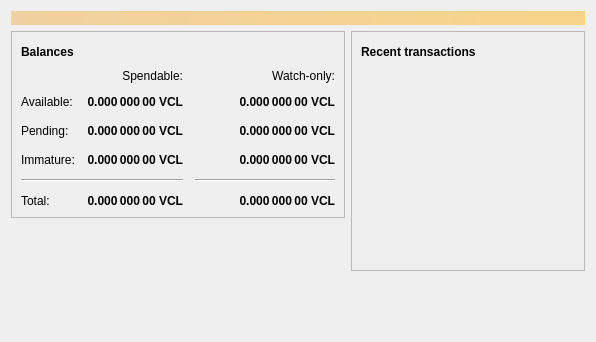
<?xml version="1.0" encoding="UTF-8"?>
<ui version="4.0">
 <class>OverviewPage</class>
 <widget class="QWidget" name="OverviewPage">
  <property name="geometry">
   <rect>
    <x>0</x>
    <y>0</y>
    <width>596</width>
    <height>342</height>
   </rect>
  </property>
  <property name="windowTitle">
   <string>Form</string>
  </property>
  <layout class="QVBoxLayout" name="topLayout">
   <item>
    <widget class="QLabel" name="labelAlerts">
     <property name="visible">
      <bool>false</bool>
     </property>
     <property name="styleSheet">
      <string notr="true">QLabel { background-color: qlineargradient(x1: 0, y1: 0, x2: 1, y2: 0, stop:0 #F0D0A0, stop:1 #F8D488); color:#000000; }</string>
     </property>
     <property name="wordWrap">
      <bool>true</bool>
     </property>
     <property name="margin">
      <number>3</number>
     </property>
     <property name="textInteractionFlags">
      <set>Qt::TextSelectableByMouse</set>
     </property>
    </widget>
   </item>
   <item>
    <layout class="QHBoxLayout" name="horizontalLayout" stretch="1,1">
     <item>
      <layout class="QVBoxLayout" name="verticalLayout_2">
       <item>
        <widget class="QFrame" name="frame">
         <property name="frameShape">
          <enum>QFrame::StyledPanel</enum>
         </property>
         <property name="frameShadow">
          <enum>QFrame::Raised</enum>
         </property>
         <layout class="QVBoxLayout" name="verticalLayout_4">
          <item>
           <layout class="QHBoxLayout" name="horizontalLayout_4">
            <item>
             <widget class="QLabel" name="label_5">
              <property name="font">
               <font>
                <weight>75</weight>
                <bold>true</bold>
               </font>
              </property>
              <property name="text">
               <string>Balances</string>
              </property>
             </widget>
            </item>
            <item>
             <widget class="QPushButton" name="labelWalletStatus">
              <property name="enabled">
               <bool>true</bool>
              </property>
              <property name="maximumSize">
               <size>
                <width>30</width>
                <height>16777215</height>
               </size>
              </property>
              <property name="toolTip">
               <string>The displayed information may be out of date. Your wallet automatically synchronizes with the Syscoin network after a connection is established, but this process has not completed yet.</string>
              </property>
              <property name="text">
               <string/>
              </property>
              <property name="icon">
               <iconset resource="../syscoin.qrc">
                <normaloff>:/icons/warning</normaloff>
                <disabledoff>:/icons/warning</disabledoff>:/icons/warning</iconset>
              </property>
              <property name="iconSize">
               <size>
                <width>24</width>
                <height>24</height>
               </size>
              </property>
              <property name="flat">
               <bool>true</bool>
              </property>
             </widget>
            </item>
            <item>
             <spacer name="horizontalSpacer_3">
              <property name="orientation">
               <enum>Qt::Horizontal</enum>
              </property>
              <property name="sizeHint" stdset="0">
               <size>
                <width>40</width>
                <height>20</height>
               </size>
              </property>
             </spacer>
            </item>
           </layout>
          </item>
          <item>
           <layout class="QGridLayout" name="gridLayout">
            <property name="spacing">
             <number>12</number>
            </property>
            <item row="2" column="2">
             <widget class="QLabel" name="labelWatchPending">
              <property name="font">
               <font>
                <weight>75</weight>
                <bold>true</bold>
               </font>
              </property>
              <property name="cursor">
               <cursorShape>IBeamCursor</cursorShape>
              </property>
              <property name="toolTip">
               <string>Unconfirmed transactions to watch-only addresses</string>
              </property>
              <property name="text">
               <string notr="true">0.000 000 00 VCL</string>
              </property>
              <property name="alignment">
               <set>Qt::AlignRight|Qt::AlignTrailing|Qt::AlignVCenter</set>
              </property>
              <property name="textInteractionFlags">
               <set>Qt::LinksAccessibleByMouse|Qt::TextSelectableByKeyboard|Qt::TextSelectableByMouse</set>
              </property>
             </widget>
            </item>
            <item row="2" column="1">
             <widget class="QLabel" name="labelUnconfirmed">
              <property name="font">
               <font>
                <weight>75</weight>
                <bold>true</bold>
               </font>
              </property>
              <property name="cursor">
               <cursorShape>IBeamCursor</cursorShape>
              </property>
              <property name="toolTip">
               <string>Total of transactions that have yet to be confirmed, and do not yet count toward the spendable balance</string>
              </property>
              <property name="text">
               <string notr="true">0.000 000 00 VCL</string>
              </property>
              <property name="alignment">
               <set>Qt::AlignRight|Qt::AlignTrailing|Qt::AlignVCenter</set>
              </property>
              <property name="textInteractionFlags">
               <set>Qt::LinksAccessibleByMouse|Qt::TextSelectableByKeyboard|Qt::TextSelectableByMouse</set>
              </property>
             </widget>
            </item>
            <item row="3" column="2">
             <widget class="QLabel" name="labelWatchImmature">
              <property name="font">
               <font>
                <weight>75</weight>
                <bold>true</bold>
               </font>
              </property>
              <property name="cursor">
               <cursorShape>IBeamCursor</cursorShape>
              </property>
              <property name="toolTip">
               <string>Mined balance in watch-only addresses that has not yet matured</string>
              </property>
              <property name="text">
               <string notr="true">0.000 000 00 VCL</string>
              </property>
              <property name="alignment">
               <set>Qt::AlignRight|Qt::AlignTrailing|Qt::AlignVCenter</set>
              </property>
              <property name="textInteractionFlags">
               <set>Qt::LinksAccessibleByMouse|Qt::TextSelectableByKeyboard|Qt::TextSelectableByMouse</set>
              </property>
             </widget>
            </item>
            <item row="4" column="0" colspan="2">
             <widget class="Line" name="line">
              <property name="orientation">
               <enum>Qt::Horizontal</enum>
              </property>
             </widget>
            </item>
            <item row="4" column="2">
             <widget class="Line" name="lineWatchBalance">
              <property name="sizePolicy">
               <sizepolicy hsizetype="Preferred" vsizetype="Fixed">
                <horstretch>0</horstretch>
                <verstretch>0</verstretch>
               </sizepolicy>
              </property>
              <property name="minimumSize">
               <size>
                <width>140</width>
                <height>0</height>
               </size>
              </property>
              <property name="orientation">
               <enum>Qt::Horizontal</enum>
              </property>
             </widget>
            </item>
            <item row="5" column="0">
             <widget class="QLabel" name="labelTotalText">
              <property name="text">
               <string>Total:</string>
              </property>
             </widget>
            </item>
            <item row="3" column="1">
             <widget class="QLabel" name="labelImmature">
              <property name="font">
               <font>
                <weight>75</weight>
                <bold>true</bold>
               </font>
              </property>
              <property name="cursor">
               <cursorShape>IBeamCursor</cursorShape>
              </property>
              <property name="toolTip">
               <string>Mined balance that has not yet matured</string>
              </property>
              <property name="text">
               <string notr="true">0.000 000 00 VCL</string>
              </property>
              <property name="alignment">
               <set>Qt::AlignRight|Qt::AlignTrailing|Qt::AlignVCenter</set>
              </property>
              <property name="textInteractionFlags">
               <set>Qt::LinksAccessibleByMouse|Qt::TextSelectableByKeyboard|Qt::TextSelectableByMouse</set>
              </property>
             </widget>
            </item>
            <item row="2" column="3">
             <spacer name="horizontalSpacer_2">
              <property name="orientation">
               <enum>Qt::Horizontal</enum>
              </property>
              <property name="sizeHint" stdset="0">
               <size>
                <width>40</width>
                <height>20</height>
               </size>
              </property>
             </spacer>
            </item>
            <item row="3" column="0">
             <widget class="QLabel" name="labelImmatureText">
              <property name="text">
               <string>Immature:</string>
              </property>
             </widget>
            </item>
            <item row="5" column="1">
             <widget class="QLabel" name="labelTotal">
              <property name="font">
               <font>
                <weight>75</weight>
                <bold>true</bold>
               </font>
              </property>
              <property name="cursor">
               <cursorShape>IBeamCursor</cursorShape>
              </property>
              <property name="toolTip">
               <string>Your current total balance</string>
              </property>
              <property name="text">
               <string notr="true">0.000 000 00 VCL</string>
              </property>
              <property name="alignment">
               <set>Qt::AlignRight|Qt::AlignTrailing|Qt::AlignVCenter</set>
              </property>
              <property name="textInteractionFlags">
               <set>Qt::LinksAccessibleByMouse|Qt::TextSelectableByKeyboard|Qt::TextSelectableByMouse</set>
              </property>
             </widget>
            </item>
            <item row="5" column="2">
             <widget class="QLabel" name="labelWatchTotal">
              <property name="font">
               <font>
                <weight>75</weight>
                <bold>true</bold>
               </font>
              </property>
              <property name="cursor">
               <cursorShape>IBeamCursor</cursorShape>
              </property>
              <property name="toolTip">
               <string>Current total balance in watch-only addresses</string>
              </property>
              <property name="text">
               <string notr="true">0.000 000 00 VCL</string>
              </property>
              <property name="alignment">
               <set>Qt::AlignRight|Qt::AlignTrailing|Qt::AlignVCenter</set>
              </property>
              <property name="textInteractionFlags">
               <set>Qt::LinksAccessibleByMouse|Qt::TextSelectableByKeyboard|Qt::TextSelectableByMouse</set>
              </property>
             </widget>
            </item>
            <item row="0" column="2">
             <widget class="QLabel" name="labelWatchonly">
              <property name="text">
               <string>Watch-only:</string>
              </property>
              <property name="alignment">
               <set>Qt::AlignRight|Qt::AlignTrailing|Qt::AlignVCenter</set>
              </property>
             </widget>
            </item>
            <item row="1" column="0">
             <widget class="QLabel" name="labelBalanceText">
              <property name="text">
               <string>Available:</string>
              </property>
             </widget>
            </item>
            <item row="1" column="1">
             <widget class="QLabel" name="labelBalance">
              <property name="font">
               <font>
                <weight>75</weight>
                <bold>true</bold>
               </font>
              </property>
              <property name="cursor">
               <cursorShape>IBeamCursor</cursorShape>
              </property>
              <property name="toolTip">
               <string>Your current spendable balance</string>
              </property>
              <property name="text">
               <string notr="true">0.000 000 00 VCL</string>
              </property>
              <property name="alignment">
               <set>Qt::AlignRight|Qt::AlignTrailing|Qt::AlignVCenter</set>
              </property>
              <property name="textInteractionFlags">
               <set>Qt::LinksAccessibleByMouse|Qt::TextSelectableByKeyboard|Qt::TextSelectableByMouse</set>
              </property>
             </widget>
            </item>
            <item row="1" column="2">
             <widget class="QLabel" name="labelWatchAvailable">
              <property name="font">
               <font>
                <weight>75</weight>
                <bold>true</bold>
               </font>
              </property>
              <property name="cursor">
               <cursorShape>IBeamCursor</cursorShape>
              </property>
              <property name="toolTip">
               <string>Your current balance in watch-only addresses</string>
              </property>
              <property name="text">
               <string notr="true">0.000 000 00 VCL</string>
              </property>
              <property name="alignment">
               <set>Qt::AlignRight|Qt::AlignTrailing|Qt::AlignVCenter</set>
              </property>
              <property name="textInteractionFlags">
               <set>Qt::LinksAccessibleByMouse|Qt::TextSelectableByKeyboard|Qt::TextSelectableByMouse</set>
              </property>
             </widget>
            </item>
            <item row="2" column="0">
             <widget class="QLabel" name="labelPendingText">
              <property name="text">
               <string>Pending:</string>
              </property>
             </widget>
            </item>
            <item row="0" column="1">
             <widget class="QLabel" name="labelSpendable">
              <property name="text">
               <string>Spendable:</string>
              </property>
              <property name="alignment">
               <set>Qt::AlignRight|Qt::AlignTrailing|Qt::AlignVCenter</set>
              </property>
             </widget>
            </item>
           </layout>
          </item>
         </layout>
        </widget>
       </item>
       <item>
        <spacer name="verticalSpacer">
         <property name="orientation">
          <enum>Qt::Vertical</enum>
         </property>
         <property name="sizeHint" stdset="0">
          <size>
           <width>20</width>
           <height>40</height>
          </size>
         </property>
        </spacer>
       </item>
      </layout>
     </item>
     <item>
      <layout class="QVBoxLayout" name="verticalLayout_3">
       <item>
        <widget class="QFrame" name="frame_2">
         <property name="frameShape">
          <enum>QFrame::StyledPanel</enum>
         </property>
         <property name="frameShadow">
          <enum>QFrame::Raised</enum>
         </property>
         <layout class="QVBoxLayout" name="verticalLayout">
          <item>
           <layout class="QHBoxLayout" name="horizontalLayout_2">
            <item>
             <widget class="QLabel" name="label_4">
              <property name="font">
               <font>
                <weight>75</weight>
                <bold>true</bold>
               </font>
              </property>
              <property name="text">
               <string>Recent transactions</string>
              </property>
             </widget>
            </item>
            <item>
             <widget class="QPushButton" name="labelTransactionsStatus">
              <property name="enabled">
               <bool>true</bool>
              </property>
              <property name="maximumSize">
               <size>
                <width>30</width>
                <height>16777215</height>
               </size>
              </property>
              <property name="toolTip">
               <string>The displayed information may be out of date. Your wallet automatically synchronizes with the Syscoin network after a connection is established, but this process has not completed yet.</string>
              </property>
              <property name="text">
               <string/>
              </property>
              <property name="icon">
               <iconset resource="../syscoin.qrc">
                <normaloff>:/icons/warning</normaloff>
                <disabledoff>:/icons/warning</disabledoff>:/icons/warning</iconset>
              </property>
              <property name="iconSize">
               <size>
                <width>24</width>
                <height>24</height>
               </size>
              </property>
              <property name="flat">
               <bool>true</bool>
              </property>
             </widget>
            </item>
            <item>
             <spacer name="horizontalSpacer">
              <property name="orientation">
               <enum>Qt::Horizontal</enum>
              </property>
              <property name="sizeHint" stdset="0">
               <size>
                <width>40</width>
                <height>20</height>
               </size>
              </property>
             </spacer>
            </item>
           </layout>
          </item>
          <item>
           <widget class="QListView" name="listTransactions">
            <property name="styleSheet">
             <string notr="true">QListView { background: transparent; }</string>
            </property>
            <property name="frameShape">
             <enum>QFrame::NoFrame</enum>
            </property>
            <property name="verticalScrollBarPolicy">
             <enum>Qt::ScrollBarAlwaysOff</enum>
            </property>
            <property name="horizontalScrollBarPolicy">
             <enum>Qt::ScrollBarAlwaysOff</enum>
            </property>
            <property name="selectionMode">
             <enum>QAbstractItemView::NoSelection</enum>
            </property>
           </widget>
          </item>
         </layout>
        </widget>
       </item>
       <item>
        <spacer name="verticalSpacer_2">
         <property name="orientation">
          <enum>Qt::Vertical</enum>
         </property>
         <property name="sizeHint" stdset="0">
          <size>
           <width>20</width>
           <height>40</height>
          </size>
         </property>
        </spacer>
       </item>
      </layout>
     </item>
    </layout>
   </item>
  </layout>
 </widget>
 <resources/>
 <connections/>
</ui>
